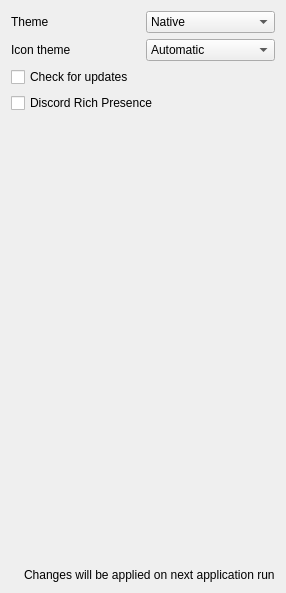
             <widget class="QWidget" name="tab_3">
              <attribute name="title">
               <string>General</string>
              </attribute>
              <layout class="QVBoxLayout" name="verticalLayout_7">
               <item>
                <layout class="QHBoxLayout" name="horizontalLayout_13">
                 <item>
                  <widget class="QLabel" name="label_12">
                   <property name="text">
                    <string>Theme</string>
                   </property>
                  </widget>
                 </item>
                 <item>
                  <widget class="QComboBox" name="themeComboBox">
                   <item>
                    <property name="text">
                     <string>Native</string>
                    </property>
                   </item>
                   <item>
                    <property name="text">
                     <string>Fusion</string>
                    </property>
                   </item>
                   <item>
                    <property name="text">
                     <string>Fusion Dark</string>
                    </property>
                   </item>
                  </widget>
                 </item>
                </layout>
               </item>
               <item>
                <layout class="QHBoxLayout" name="horizontalLayout_14">
                 <item>
                  <widget class="QLabel" name="label_13">
                   <property name="text">
                    <string>Icon theme</string>
                   </property>
                  </widget>
                 </item>
                 <item>
                  <widget class="QComboBox" name="iconThemeComboBox">
                   <item>
                    <property name="text">
                     <string>Automatic</string>
                    </property>
                   </item>
                   <item>
                    <property name="text">
                     <string>White</string>
                    </property>
                   </item>
                   <item>
                    <property name="text">
                     <string>Black</string>
                    </property>
                   </item>
                  </widget>
                 </item>
                </layout>
               </item>
               <item>
                <widget class="QCheckBox" name="checkForUpdatesCheckBox">
                 <property name="text">
                  <string>Check for updates</string>
                 </property>
                </widget>
               </item>
               <item>
                <widget class="QCheckBox" name="discordRpcCheckBox">
                 <property name="text">
                  <string>Discord Rich Presence</string>
                 </property>
                </widget>
               </item>
               <item>
                <spacer name="verticalSpacer_6">
                 <property name="orientation">
                  <enum>Qt::Orientation::Vertical</enum>
                 </property>
                 <property name="sizeHint" stdset="0">
                  <size>
                   <width>20</width>
                   <height>449</height>
                  </size>
                 </property>
                </spacer>
               </item>
               <item>
                <layout class="QHBoxLayout" name="emulationInfoLayout_5">
                 <item>
                  <widget class="QLabel" name="infoIconLabel_7">
                   <property name="sizePolicy">
                    <sizepolicy hsizetype="Minimum" vsizetype="Preferred">
                     <horstretch>0</horstretch>
                     <verstretch>0</verstretch>
                    </sizepolicy>
                   </property>
                   <property name="text">
                    <string/>
                   </property>
                   <property name="pixmap">
                    <pixmap>:/newPrefix/Resource/Info.ico</pixmap>
                   </property>
                   <property name="wordWrap">
                    <bool>false</bool>
                   </property>
                  </widget>
                 </item>
                 <item>
                  <widget class="QLabel" name="label_91">
                   <property name="sizePolicy">
                    <sizepolicy hsizetype="Expanding" vsizetype="Minimum">
                     <horstretch>0</horstretch>
                     <verstretch>0</verstretch>
                    </sizepolicy>
                   </property>
                   <property name="midLineWidth">
                    <number>1</number>
                   </property>
                   <property name="text">
                    <string>Changes will be applied on next application run</string>
                   </property>
                   <property name="textFormat">
                    <enum>Qt::TextFormat::PlainText</enum>
                   </property>
                  </widget>
                 </item>
                </layout>
               </item>
              </layout>
             </widget>
